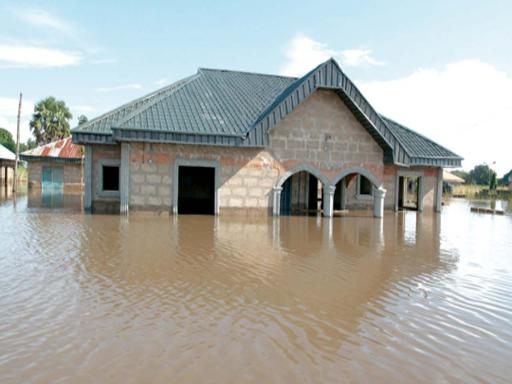
#> input picture data/data/test/flooding/image_211.jpg, 512 x 384 px, found by its file name; its folder holds only this picture in this run; the run also reads 2 pictures not shown here
$ jupyter execute --allow-errors WaterLoggingDetection_1-checkpoint.ipynb   (older library calls are emulated)
#> lines starting #> are read from the running program, lines starting #| are printed output that depends on the picture
# TECH-A-THON

**Team Name: BetaTech**
**Team Leader: Mollika Garg**
**Email Id: mollika.garg@gmail.com**

### PROJECT DETAILS

**Domain: Machine Learning**
**Project Name: Urban Water Logging**
**Theme: Recognition System**

### PROJECT DESCRIPTION
We plan to investigate machine learning techniques to predict water logged areas in urban streets using input image from street camera. The main goal is given an input street image, we predict if there is water logging in that street or not.

[cell 1]
## IMPORTS

# used for reading images from data
import cv2

# used for manipulating directory paths
import os

# Scientific and vector computation for python
import numpy as np

# For image visualisation
import matplotlib.pyplot as plt

# used for saving the model
import pickle

# used for getting features from images
from skimage import feature as ft

# used for training SVM
from sklearn.svm import SVC

# used for testing model's accuracy score
from sklearn.metrics import accuracy_score

# used for training random forest
from sklearn.ensemble import RandomForestClassifier

[cell 2]
## DATA DIRECTORY PATHS

datapath="C:\\Users\\molli\\Downloads\\data\\data"
floodTrainPath=os.path.join(datapath,'train','flooding')
NormalTrainPath=os.path.join(datapath,'train','normal')
floodValPath=os.path.join(datapath,'valid','flooding')
NormalValPath=os.path.join(datapath,'valid','normal')
floodTestPath=os.path.join(datapath,'test','flooding')
NormalTestPath=os.path.join(datapath,'test','normal')

[cell 3]
## FUNCTION TO READ DATA

def read_data(floodpath, normalpath):
    """
    Loading RGB images of a given split from flood and normal image directory

    Parameters
    ----------
    floodpath: string
               it represents the path of the flood folder images directory

    normalpath: string
                it represents the path of the normal folder images directory

    Returns
    -------
    floodImg: list
              it contains all the images present in flood folder

    normalImg:list
              it contains all the images present in normal folder
    """
    floodImgPath=os.listdir(floodpath)
    floodImg=[]
    for i in range(len(floodImgPath)):
        currentPath=os.path.join(floodpath,floodImgPath[i])
        img=cv2.imread(currentPath)
#> img is the input picture: shape (384, 512, 3); mean B, G, R 167.6, 172.2, 169.9
        floodImg.append(img)
    NormalImgPath=os.listdir(normalpath)
    normalImg=[]
    for i in range(len(NormalImgPath)):
        currentPath=os.path.join(normalpath,NormalImgPath[i])
        img=cv2.imread(currentPath)
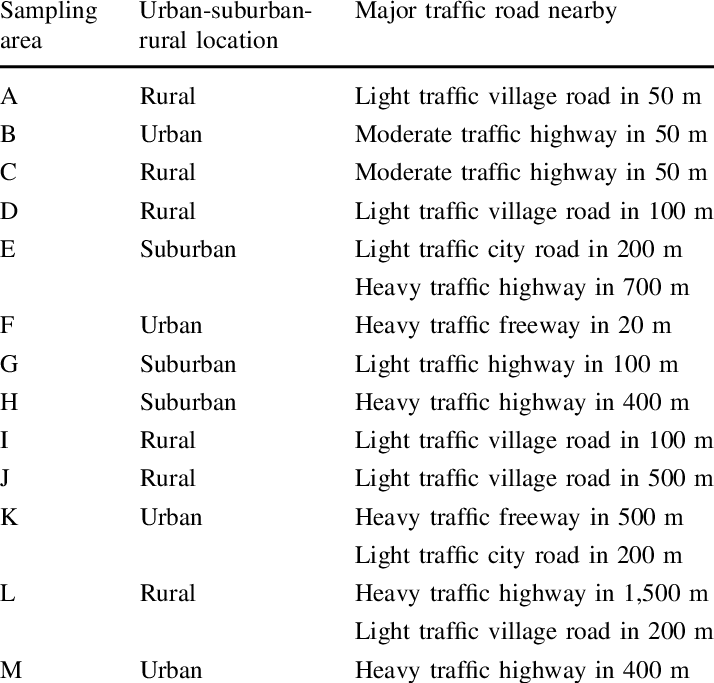
#> input picture data/data/test/normal/Sampling-area-urban-suburban-rural-locations-and-nearby-traffic-roads.png, 714 x 683 px, found by its file name
#> img is the input picture: shape (683, 714, 3); min 0, max 255, mean 237.9
        normalImg.append(img)

    return floodImg, normalImg

### Different Features Extraction Methods

[cell 4]
## 1) Histogram of gradient feature method(hog feature)

def hog_feature(img_array, resize=(256,192)):
    """
    Extract hog feature from an image

    Parameters
    ----------
    img_array: ndarray
               it is an image array

    resize: tuple
            it represents size of the image for extracture


    Returns
    -------
    features: ndarray
              it is an image feature vector
    """
    img = cv2.cvtColor(img_array, cv2.COLOR_RGB2GRAY)
    img = cv2.resize(img, resize)
    bins = 9
    cell_size = (8, 8)
    cpb = (2, 2)
    norm = "L2"
    features = ft.hog(img, orientations=bins, pixels_per_cell=cell_size,
                        cells_per_block=cpb, block_norm=norm, transform_sqrt=True)
    return features

[cell 5]
## 2) RGB Features for images

def rgb_feature(img_array, resize=(128,96)):
    """
    Extract RGB feature from an image

    Parameters
    ----------
    img_array: ndarray
               it is an image array

    resize: tuple
            it represents size of the image for extracture


    Returns
    -------
    features: ndarray
              it is an image feature vector
    """
    img = cv2.cvtColor(img_array, cv2.COLOR_RGB2GRAY)
    img = cv2.resize(img, resize)
    img= img/255.0
    features=img.reshape(-1)

    return features

### Data Augmentation

[cell 6]
#flip image left to right
def flip_img(img):
    return np.fliplr(img)

### Reading Data

[cell 7]
#read training data
floodImg, normalImg = read_data(floodTrainPath, NormalTrainPath)
#> floodImg = 1 item; normalImg = 3 items

# calculate hog features for each image
# y_label is 0 for dry streets
# y_lablel is 1 for waterlogged streets

# hogFeatures(dimension: m x n) contain train features
# y_labels(dimensin: m x 1) contain training labels

hogFeature=[]
y_labels=[]
for i in range(len(floodImg)):
    k=hog_feature(floodImg[i])
    hogFeature.append(k)
    y_labels.append(1)

    #data augmentation
    flipimg = flip_img(floodImg[i])
    k=hog_feature(flipimg)
    hogFeature.append(k)
    y_labels.append(1)
#> this loop made 1 pass
#> pass 1, in hog_feature, `img = cv2.resize(img, resize)`:
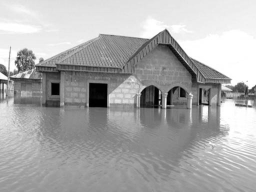
#> img: shape (192, 256); min 0, max 255, mean 170.7
#> pass 1, `flipimg = flip_img(floodImg[i])`:
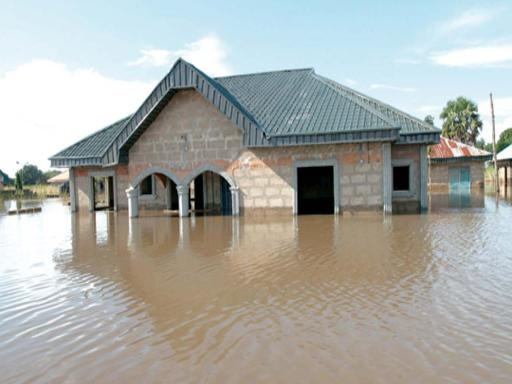
#> flipimg: shape (384, 512, 3); mean of channels 0, 1, 2 167.6, 172.2, 169.9; drawn as B, G, R
#> pass 1, in hog_feature (call 2), `img = cv2.cvtColor(img_array, cv2.COLOR_RGB2GRAY)`:
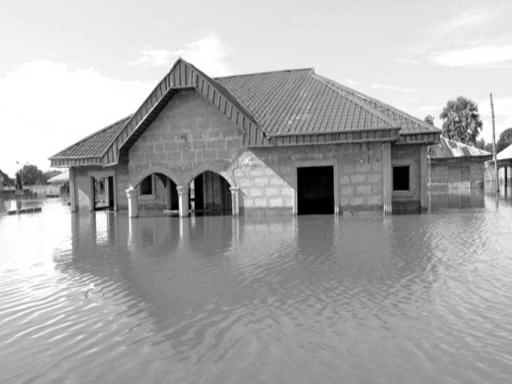
#> img: shape (384, 512); min 0, max 255, mean 170.5
#> after the loop, hogFeature = 2 items; y_labels = [1, 1]


for i in range(len(normalImg)):
    k=hog_feature(normalImg[i])
    hogFeature.append(k)
    y_labels.append(0)

    #data augmentation
    flipimg = flip_img(normalImg[i])
    k=hog_feature(flipimg)
    hogFeature.append(k)
    y_labels.append(0)
#> this loop made 3 passes
#> pass 1, in hog_feature (call 3), `img = cv2.resize(img, resize)`:
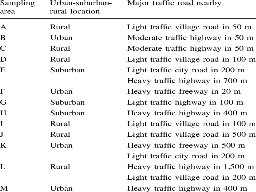
#> img: shape (192, 256); min 0, max 255, mean 237.2
#> pass 1, `flipimg = flip_img(normalImg[i])`:
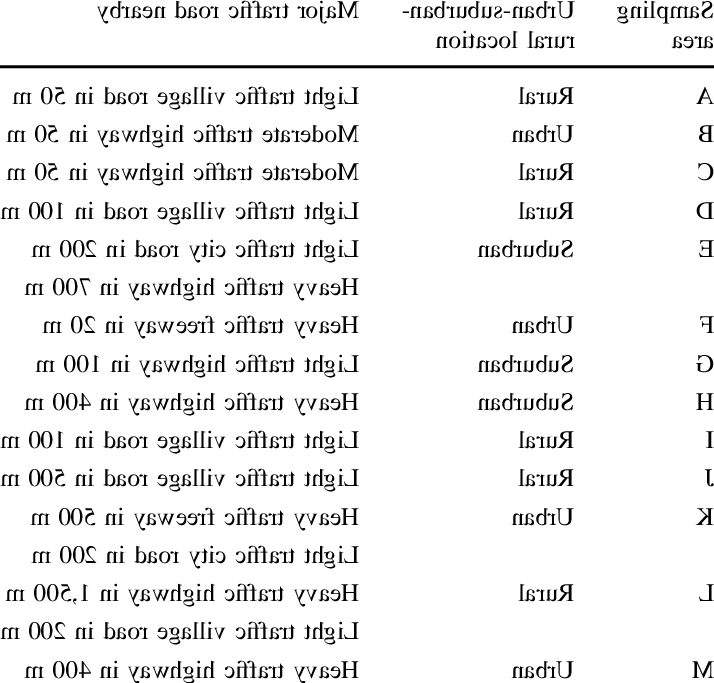
#> flipimg: shape (683, 714, 3); min 0, max 255, mean 237.9
#> after the loop:
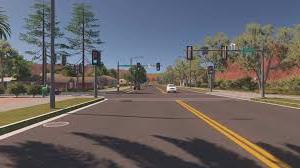
#> flipimg: shape (168, 300, 3); mean of channels 0, 1, 2 100, 99.9, 104.1; drawn as B, G, R
#> after the loop, hogFeature = 8 items; y_labels = [1, 1, 0, 0, 0, 0, 0, 0]

# shuffling the training data
rand_col=np.arange(0,len(y_labels),dtype=np.int)
#> rand_col = [0, 1, 2, 3, 4, 5, 6, 7]
np.random.shuffle(rand_col)
y_labels=np.array(y_labels)[rand_col.astype(int)]
#> y_labels = [0, 0, 1, 0, 0, 1, 0, 0]
hogFeature=np.array(hogFeature)[rand_col.astype(int)]

[cell 8]
# reading validation data
floodValImg, normalValImg = read_data(floodValPath, NormalValPath)
#> floodValImg = 1 item; normalValImg = 3 items

# calculate hog features for each image
# yValLabels is 0 for dry streets
# yValLablels is 1 for waterlogged streets

# hogFeatures(dimension: m x n) contain train features
# y_labels(dimensin: m x 1) contain training labels


hogValFeature=[]
yValLabels=[]
for i in range(len(floodValImg)):
    k=hog_feature(floodValImg[i])
    hogValFeature.append(k)
    yValLabels.append(1)
#> after the loop, hogValFeature = 1 item; yValLabels = [1]

for i in range(len(normalValImg)):
    k=hog_feature(normalValImg[i])
    hogValFeature.append(k)
    yValLabels.append(0)
#> this loop made 3 passes
#> pass 2, in hog_feature (call 11), `img = cv2.resize(img, resize)`:
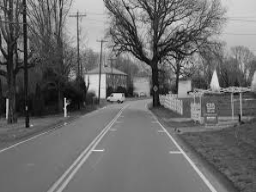
#> img: shape (192, 256); min 1, max 234, mean 108.2
#> pass 3, in hog_feature (call 12), `img = cv2.cvtColor(img_array, cv2.COLOR_RGB2GRAY)`:
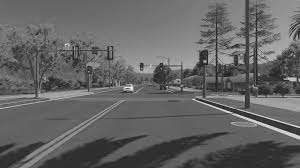
#> img: shape (168, 300); min 18, max 245, mean 100.4
#> pass 3, in hog_feature (call 12), `img = cv2.resize(img, resize)`:
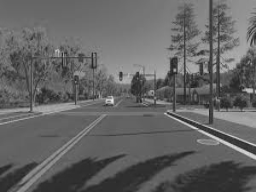
#> img: shape (192, 256); min 29, max 233, mean 100.3
#> after the loop, hogValFeature = 4 items; yValLabels = [1, 0, 0, 0]

# shuffling the validation data
rand_col=np.arange(0,len(yValLabels),dtype=np.int)
#> rand_col = [0, 1, 2, 3]
np.random.shuffle(rand_col)
yValLabels=np.array(yValLabels)[rand_col.astype(int)]
#> yValLabels = [0, 1, 0, 0]
hogValFeature=np.array(hogValFeature)[rand_col.astype(int)]

### Training The Data and Chosing the Best Hyperparameters

[cell 9]
def svm_train(hog_features, labels, C_val):
    """
    SVM train

    Parameters
    ----------
    hog_feature: numpy array hog features.
                 training features, formated as [[hog1], [hog2], ...]

    labels: numpy array labels (1-dim)
            training labels

    C_val: float
           val of c parameter for SVM model

    Return:
    clf: SVM model weights
    """
    clf = SVC(C=C_val, tol=1e-3, probability = True)
    clf.fit(hog_features, labels)
    return clf

[cell 10]
def randomforest_train(hog_features, labels,n_estimators ):
    """
    Random Forest Train

    Parameters
    ----------
    hog_features: numpy array hog features.
                 training features, formated as [[hog1], [hog2], ...]

    labels: numpy array labels (1-dim)
            training labels

    n_estimators: int
                  value of no. of trees in random forest

    Return:
    classifier: Random Forest model weights
    """
    classifier= RandomForestClassifier(n_estimators=n_estimators)
    classifier.fit(hog_features,labels)
    return classifier

[cell 11]
#TRAINING RANDOM FOREST MODEL BY CHOSING THE HYPERPARAMETER ON THE VAL SET

# Random Forest classification to predict 1 for water logged image and 0 for non waterlogged image

noOfTrees = [50,100,150,200]
max_accuracy = 0

for trees in noOfTrees:
    # call svm train
    clf=randomforest_train(hogFeature,y_labels,trees)
    ypred=clf.predict(hogValFeature)
    curr_accuracy = accuracy_score(ypred,yValLabels)
    if curr_accuracy > max_accuracy:
        max_accuracy = curr_accuracy
        best_val = trees
#> this loop made 4 passes
#> after the loop, best_val = 50; max_accuracy = 1

print("Best value of hyper parameter is no. of trees is ", best_val)
#| Best value of hyper parameter is no. of trees is  50
print("Best val accuracy is ", max_accuracy)
#| Best val accuracy is  1.0

[cell 12]
#TRAINING SVM MODEL BY CHOSING THE HYPERPARAMETER ON THE VAL SET

# SVM classification to predict 1 for water logged image and 0 for non waterlogged image

C = [0.5, 1, 5, 10]
max_accuracy = 0
best_clf= None

for c_val in C:
    # call svm train
    clf=svm_train(hogFeature,y_labels, c_val)
    ypred=clf.predict(hogValFeature)
    curr_accuracy = accuracy_score(ypred,yValLabels)
    if curr_accuracy > max_accuracy:
        max_accuracy = curr_accuracy
        best_val = c_val
        best_clf=clf
#> this loop made 4 passes
#> (ypred, curr_accuracy, max_accuracy) on passes 1 to 2: ([0, 0, 0, 0], 0.75, 0.75), ([0, 1, 0, 0], 1, 1)
#> (ypred, curr_accuracy) on passes 3 to 4: ([0, 1, 0, 0], 1), ([0, 1, 0, 0], 1)
#> after the loop, best_val = 1; max_accuracy = 1

print("Best value of hyper parameter is C val is ", best_val)
#| Best value of hyper parameter is C val is  1
print("Best val accuracy is ", max_accuracy)
#| Best val accuracy is  1.0

[cell 13]
#best val accuracy
ypred=best_clf.predict(hogValFeature)
print("best val accuracy ", accuracy_score(ypred,yValLabels))
#| best val accuracy  1.0

### Conclusion
We tried a differnet types of models. We tried both Random Forest and SVM. Also, we experimented with different feature extraction using hog features and RGB features. In the end we found that hog features trained on SVM give the best validation result.

### Reading Testing Data

[cell 14]
# reading testing data

floodTestImg, normalTestImg = read_data(floodTestPath, NormalTestPath)
#> floodTestImg = 1 item; normalTestImg = 3 items

hogTestFeature=[]
yTestLabels=[]
for i in range(len(floodTestImg)):
    k=hog_feature(floodTestImg[i])
    hogTestFeature.append(k)
    yTestLabels.append(1)
#> after the loop, hogTestFeature = 1 item; yTestLabels = [1]

for i in range(len(normalTestImg)):
    k=hog_feature(normalTestImg[i])
    hogTestFeature.append(k)
    yTestLabels.append(0)
#> after the loop, hogTestFeature = 4 items; yTestLabels = [1, 0, 0, 0]

rand_col=np.arange(0,len(yTestLabels),dtype=np.int)
np.random.shuffle(rand_col)
yTestLabels=np.array(yTestLabels)[rand_col.astype(int)]
hogTestFeature=np.array(hogTestFeature)[rand_col.astype(int)]

### Getting Results on Test Data

[cell 15]
# getting test accuracy
ypred=best_clf.predict(hogTestFeature)
#> ypred = [1, 0, 0, 0]
print("test accuracy ", accuracy_score(ypred,yTestLabels))
#| test accuracy  1.0

[cell 16]
#positive image example 1

positive_img = cv2.imread("C:\\Users\\molli\\Downloads\\data\\data\\test\\flooding\\image_243.jpg")
#> (the rest of this cell did not finish here and is left out)

[cell 17]
# negative image exaple 1

negative_img = cv2.imread("C:\\Users\\molli\\Downloads\\data\\data\\test\\normal\\qtsfw96q8jx6e6dpqzkkj9sgsoz7ucix.jpeg")
plt.imshow(negative_img)
plt.show()

feature = hog_feature(negative_img)
ypred = best_clf.predict(feature.reshape(1, -1))
#> ypred = [0]
if ypred == 1:
    print("the class predicted is waterlogged road")
else:
    print("the class predicted is dry road")

#  negative image exaple 2

negative_img = cv2.imread("C:\\Users\\molli\\Downloads\\data\\data\\test\\normal\\xh5mn6y8kq3lhaq2n8gp1iop74jwc4li.jpeg")
plt.imshow(negative_img)
plt.show()

feature = hog_feature(negative_img)
ypred = best_clf.predict(feature.reshape(1, -1))
if ypred == 1:
    print("The class predicted is waterlogged road")
else:
    print("The class predicted is dry road")
